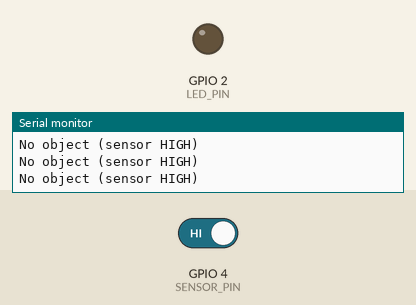
This sketch was run on a simulated ESP32. Shown: output pins drawn as LEDs (lit = HIGH), the last lines printed to the serial monitor. The inputs (shaded band) are chosen by the test bench; at power-on: GPIO 4 (SENSOR_PIN) HIGH.

Above: at 2.2 s.
2.3 s: GPIO 4 (SENSOR_PIN) driven LOW
At 3.6 s:
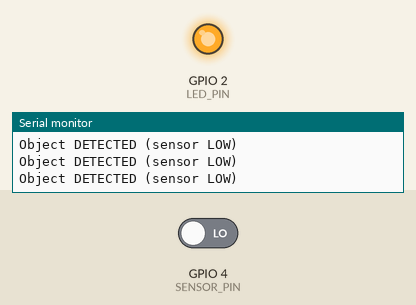
3.9 s: GPIO 4 (SENSOR_PIN) driven HIGH
At 5.0 s:
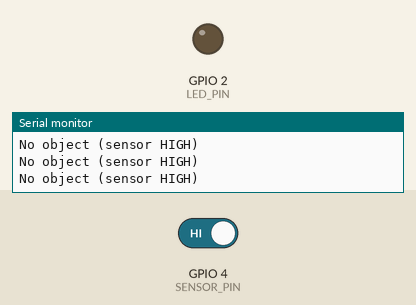
Timing chart, 0 to 6.9 s (numbered marks = the images above; inputs shaded):
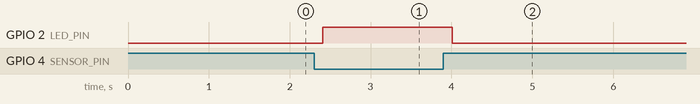

The sketch:

ir_testing.ino
```cpp
// ESP32 + MH Sensor Series "Flying Fish" IR Sensor Test
// - Reads digital output from sensor
// - Prints status to Serial Monitor
// - Turns onboard LED on when object detected

#define LED_PIN       2   // Onboard LED (on most ESP32 dev boards)
#define SENSOR_PIN    4   // IR sensor OUT/DO pin connected here

void setup() {
  Serial.begin(115200);
  delay(1000);

  Serial.println("=== IR Sensor Test Starting ===");
  Serial.println("Make sure:");
  Serial.println("- VCC -> 3.3V");
  Serial.println("- GND -> GND");
  Serial.println("- OUT/DO -> GPIO 4");
  Serial.println("-------------------------------");

  pinMode(LED_PIN, OUTPUT);
  pinMode(SENSOR_PIN, INPUT);  // Module usually has its own pull-up

  digitalWrite(LED_PIN, LOW);  // LED off initially
}

void loop() {
  int sensorValue = digitalRead(SENSOR_PIN);

  // Most 'flying fish' IR obstacle sensors:
  //  - OUTPUT LOW (0) when OBJECT is detected
  //  - OUTPUT HIGH (1) when NO object
  bool objectDetected = (sensorValue == LOW);

  if (objectDetected) {
    digitalWrite(LED_PIN, HIGH);
    Serial.println("Object DETECTED (sensor LOW)");
  } else {
    digitalWrite(LED_PIN, LOW);
    Serial.println("No object (sensor HIGH)");
  }

  delay(200);  // small delay to avoid spamming Serial
}
```

Measured:
- after the input at 2.3 s, GPIO 2 (LED_PIN): LOW → HIGH after 0.11 s
- after the input at 3.9 s, GPIO 2 (LED_PIN): HIGH → LOW after 0.11 s
